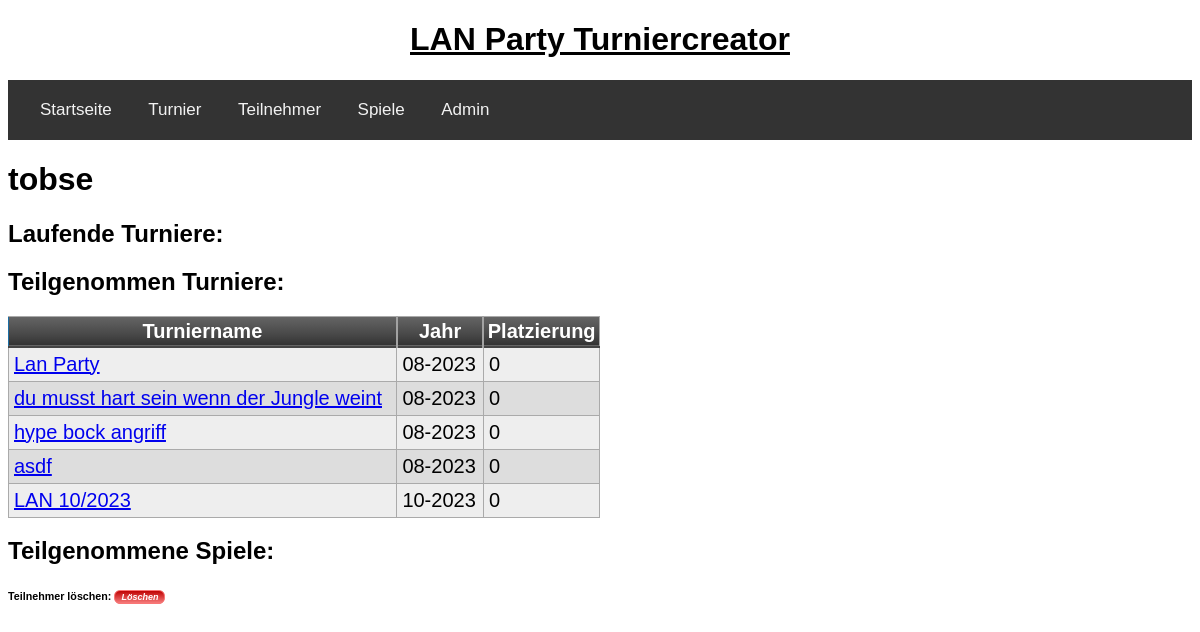
The page /profil/tobse on the database its author committed.
### tables this page shows
CREATE TABLE teilnehmer(teilnehmerid integer primary key autoincrement, name text, nickname text unique);

CREATE TABLE turnier(turnierid integer primary key autoincrement, name text, jahr date default (strftime('%m-%Y')), teilnehmer text, sieger integer);

### app/routes.py (the view)
@app.route('/profil/<nickname>', methods=["POST", "GET"])
def profil(nickname):
	teilnehmerid = get_teilnehmerid(nickname)
	teilgenommene_turniere = get_teilgenommene_turniere_pro_teilnehmer(teilnehmerid[0][0])
	form = DeleteForm()
	if form.validate_on_submit():
		flash(delete_teilnehmer(nickname))
		return redirect(url_for('teilnehmer'))
	return render_template('player_profile.html', nickname=nickname, form=form, teilgenommene_turniere = teilgenommene_turniere)

### app/forms.py
class DeleteForm(FlaskForm):
    submit = SubmitField('Löschen')

### app/db/db.py (called while the page is built)
def get_teilgenommene_turniere_pro_teilnehmer(teilnehmerid):
	query= 'select turnier.turnierid, turnier.name, turnier.jahr from turnierdetails as t inner join turnier on t.turnierid = turnier.turnierid where t.teilnehmerid = {teilnehmerid} group by t.turnierid;'.format(teilnehmerid=teilnehmerid)
	return execute_select_query(query)

def get_teilnehmerid(nickname):
	query = 'select teilnehmerid from teilnehmer where nickname = "{nickname}";'.format(nickname=nickname)
	return execute_select_query(query)

def execute_select_query(query):
	try:
		cursor.execute(query)
		return cursor.fetchall()
	except sqlite3.IntegrityError as e:
		return "Integrity Error: " + str(e)
	connection.close()

### app/templates/player_profile.html (shortened to what this page needs)
{% extends "base.html" %}
{% block app_content %}
    <h1>{{nickname}}</h1>
    <h2>Laufende Turniere:</h2>
    <h2>Teilgenommen Turniere:</h2>
    <table class="myTable">
        <thead>
            <tr>
                <th>Turniername</th>
                <th>Jahr</th>
                <th>Platzierung</th>
            </tr>
        </thead>
    {% for turnier in teilgenommene_turniere %}
        <tr>
            <td><a href="{{ url_for("turniere", turnierid=turnier[0]) }}">{{ turnier[1] }}</a></td>
            <td>{{ turnier[2] }}</td>
            <td>0</td>
        </tr>
    {% endfor %}
    </table>
    <h2>Teilgenommene Spiele:</h2>
 <form action="" method="post" novalidate class="loeschen_button">{{ form.hidden_tag()}}<h6>Teilnehmer löschen: {{ form.submit }} </h6></form>
{% endblock %}

### app/static/index.css (style rules this page uses)
* { font-family: sans-serif; }

### app/static/tables.css (style rules this page uses)
table.myTable { border: 1px solid #1C6EA4; background-color: #EEEEEE; min-width: 50%; width: auto; text-align: left; border-collapse: collapse; }
table.myTable td, table.myTable th { border: 1px solid #AAAAAA; padding: 3px 2px; }
table.myTable tbody td { font-size: 20px; padding: 5px; }
table.myTable tr:nth-child(even) { background: #DDDDDD; }
table.myTable thead { background: #333333; background: -moz-linear-gradient(top, #666666 0%, #474747 66%, #333333 100%); background: -webkit-linear-gradient(top, #666666 0%, #474747 66%, #333333 100%); background: linear-gradient(to bottom, #666666 0%, #474747 66%, #333333 100%); border-bottom: 2px solid #444444; }
table.myTable thead th { font-size: 20px; font-weight: bold; color: #FFFFFF; text-align: center; border-left: 2px solid #A2A2A2; }
table.myTable thead th:first-child { border-left: none; }

### app/static/forms.css (style rules this page uses)
.loeschen_button input { background:linear-gradient(to bottom, #c20808 5%, #f57a7a 100%); background-color:#c20808; border-radius:6px; border:1px solid #fa7676; display:inline-block; cursor:pointer; color:#ffffff; font-family:Arial; font-size:9px; font-weight:bold; font-style:italic; padding:1px 6px; text-decoration:none; }

### app/templates/player_profile.html (style rules this page uses)
.loeschen_button input { background:linear-gradient(to bottom, #c20808 5%, #f57a7a 100%); background-color:#c20808; border-radius:6px; border:1px solid #fa7676; display:inline-block; cursor:pointer; color:#ffffff; font-family:Arial; font-size:9px; font-weight:bold; font-style:italic; padding:1px 6px; text-decoration:none; }

### rows shown on the page
teilnehmer: nickname "tobse"
turnier: name "Lan Party", jahr "08-2023"
turnier: name "du musst hart sein wenn der Jungle weint", jahr "08-2023"
turnier: name "hype bock angriff", jahr "08-2023"
turnier: name "asdf", jahr "08-2023"
turnier: name "LAN 10/2023", jahr "10-2023"
